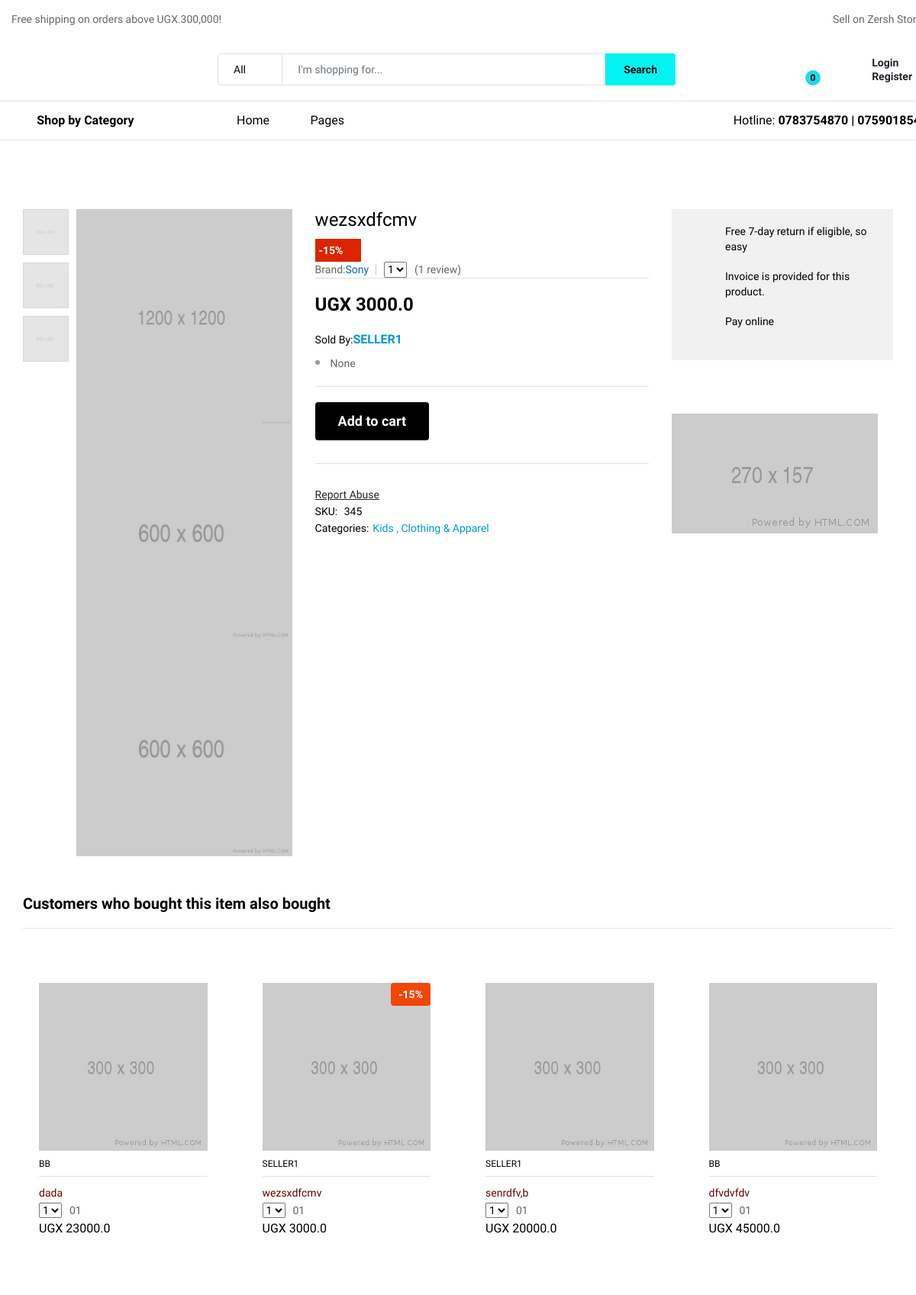
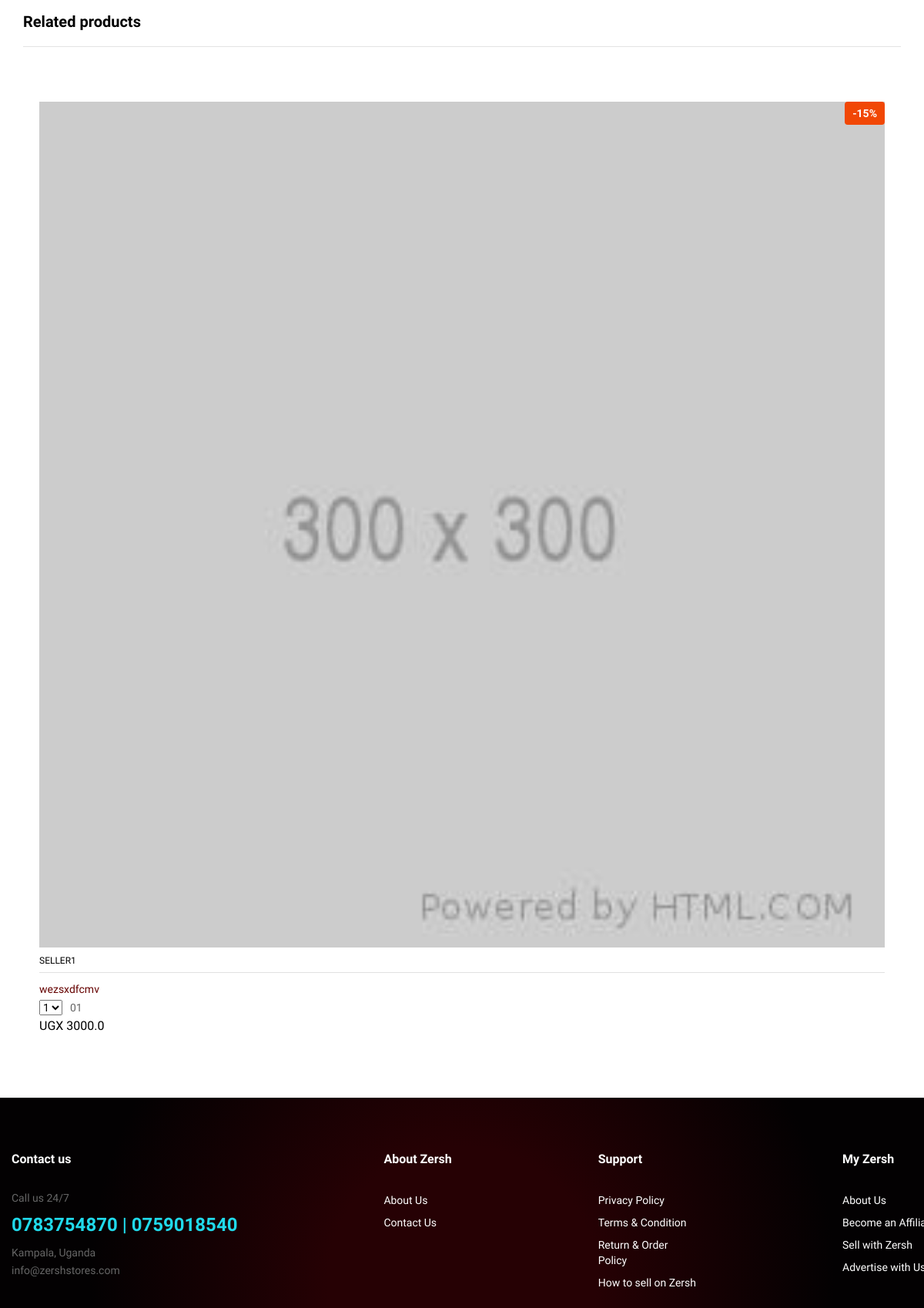
/store/product/2/ (upper part), run on the app's committed database (2 pictures, top to bottom).
### store/models.py (models this page shows, shortened)
class Product(models.Model):
    name = models.CharField(max_length=120)
    price = models.FloatField()
    image_182x182 = models.ImageField(upload_to='pdt_imgs/')
    image_1200x1200 = models.ImageField(upload_to='pdt_imgs/alt_imgs/')
    image_600x600 = models.ImageField(upload_to='pdt_imgs/alt_imgs/')
    image_600x600_2 = models.ImageField(upload_to='pdt_imgs/alt_imgs/')
    image_300x300 = models.ImageField(upload_to='pdt_imgs/alt_imgs/')
    img_array = [image_1200x1200, image_600x600, image_600x600_2]
    sku = models.IntegerField()
    available = models.BooleanField(default=True)
    discount = models.IntegerField(default = 0)
    description = models.CharField(max_length=120, blank=True, null=True)
    brand = models.CharField(max_length=120, blank=True, null=True)
    category = models.ForeignKey(SubCategory, on_delete=models.CASCADE)
    seller = models.ForeignKey(Seller, on_delete=models.CASCADE)

class SubCategory(models.Model):
    name = models.CharField(max_length=200)
    description = models.CharField(max_length=300)
    category = models.ForeignKey(Category, on_delete=models.CASCADE)
    def __str__(self):
        return self.name

class Category(models.Model):
    name = models.CharField(max_length=120)
    image_263x629 = models.ImageField(upload_to='cat_imgs')
    image_263x629_2 = models.ImageField(upload_to='cat_imgs')
    image_263x629_3 = models.ImageField(upload_to='cat_imgs')
    img_array = [image_263x629, image_263x629_2, image_263x629_3]
    description = models.CharField(max_length=250)
    def __str__(self):
        return self.name

### user/models.py (models this page shows)
class Seller(models.Model):
    user = models.ForeignKey(CustomUser, on_delete=models.CASCADE, blank=True, null=True)
    store_name = models.CharField(max_length=120)
    address = models.CharField(max_length=180)
    phone = models.IntegerField(blank=True, null=True)
    email = models.CharField( max_length=180, blank=True, null=True )
    def __str__(self):
        return self.store_name

### store/views.py (the view)
# urls.py: path('product/<int:pk>/', ProductDetailView.as_view(), name='pdt_detail'),
class ProductDetailView( DetailView):
    model = Product
    template_name = 'product_detail.html'
    def get_context_data(self, *args, **kwargs):
        context = super(ProductDetailView, self).get_context_data( **kwargs)
        context['products'] = Product.objects.all().order_by('?')[:6]
        context['productss'] = Product.objects.all().order_by('?')[:9]
        context['pdts'] = Product.objects.all().order_by('?')[:3]
        return context

### pages/templatetags/cart_template_tags.py (called while the page is built)
@register.filter
def cart_item_counter(user):
    if user.is_authenticated:
        qs = Order.objects.filter(customer=user, complete=False)
        if qs:
            return qs[0].orderitem_set.count()
    return 0

### store/context_processors.py (called while the page is built)
def categories_processor(request):
    categories = Category.objects.all()
    ads = Ad.objects.all()
    return {'cates': categories, 'ads':ads}

### templates/product_detail.html (shortened to what this page needs)
{% extends 'base.html' %}
{% load crispy_forms_tags %}
{% block content %}
<div class="ps-page--product">
    <div class="ps-container">
        <div class="ps-page__container">
            <div class="ps-page__left">
                <div class="ps-product--detail ps-product--fullwidth">
                    <div class="ps-product__header">
                        <div class="ps-product__thumbnail" data-vertical="true">
                            <figure>
                                <div class="ps-wrapper">
                                    <div class="ps-product__gallery" data-arrow="true">
                                        <div class="item"><a href="#"><img src="{{ product.image_1200x1200.url }}" alt=""></a></div>
                                        <div class="item"><img src="{{ product.image_600x600.url }}" alt=""></div>
                                        <div class="item"><img src="{{ product.image_600x600_2.url }}" alt=""></div>
                                    </div>
                                </div>
                            </figure>
                            <div class="ps-product__variants" data-item="4" data-md="4" data-sm="4" data-arrow="false">
                                <div class="item"><img src="{{ product.image_1200x1200.url }}" alt=""></div>
                                <div class="item"><img src="{{ product.image_600x600.url }}" alt=""></div>
                                <div class="item"><img src="{{ product.image_600x600_2.url }}" alt=""></div>
                            </div>
                        </div>
                        <div class="ps-product__info">
                            <h1>{{  product.name  }}</h1>
                            {% if product.discount > 0 %}
                            <div class="" style="background-color: #dd2400; color: white; width:60px; height:30px; padding:5px; font-weight:bold">-{{ product.discount }}%</div>
                            {% endif %}
                            <div class="ps-product__meta">
                                <p>Brand:<a href="shop-default.html">Sony</a></p>
                                <div class="ps-product__rating">
                                    <select class="ps-rating" data-read-only="true">
                                        <option value="1">1</option>
                                    </select><span>(1 review)</span>
                                </div>
                            </div>
                            <h4 class="ps-product__price">UGX {{ product.price }}</h4>
                            <div class="ps-product__desc">
                                <p>Sold By:<a href="shop-default.html"><strong>{{ product.seller }}</strong></a></p>
                                <ul class="ps-list--dot">
                                    <li> {{  product.description  }}</li>
                                </ul>
                            </div>
                            <div class="ps-product__shopping">
                                <a class="ps-btn ps-btn--black" href="{% url 'add-to-cart' product.id %}">Add to cart</a>
                            </div>
                            <div class="ps-product__specification"><a class="report" href="#">Report Abuse</a>
                                <p><strong>SKU:</strong> {{ product.sku }}</p>
                                <p class="categories"><strong> Categories:</strong><a href="#">{{ product.category }} , {{ product.category.category }}</a></p>
                            </div>
                        </div>
                    </div>
                </div>
            </div>
            <div class="ps-page__right">
                <aside class="widget widget_product widget_features">
                    <p><i class="icon-3d-rotate"></i> Free 7-day return if eligible, so easy</p>
                    <p><i class="icon-receipt"></i> Invoice is provided for this product.</p>
                    <p><i class="icon-credit-card"></i> Pay online </p>
                </aside>
                <aside class="widget widget_sell-on-site">
                </aside>
                <aside class="widget widget_ads"><a href="#"><img src="img/ads/product-ads.png" alt=""></a></aside>
            </div>
        </div>
        <div class="ps-section--default ps-customer-bought">
            <div class="ps-section__header">
                <h3>Customers who bought this item also bought</h3>
            </div>
            <div class="ps-section__content">
                <div class="row">
                    {% for pdt in products %}
                        {% if pdt.category.category == product.category.category %}
                            <div class="col-xl-3 col-lg-3 col-md-4 col-sm-6 col-6 ">
                                <div class="ps-product">
                                    <div class="ps-product__thumbnail"><a href="{% url 'pdt_detail' pdt.id %}"><img src="{{ pdt.image_300x300.url }}" alt=""></a>
                                        {% if pdt.discount > 0 %}
                                            <div class="ps-product__badge">-{{ pdt.discount }}%</div>
                                        {% endif %}
                                    </div>
                                    <div class="ps-product__container"><a class="ps-product__vendor" href="#">{{ pdt.seller }}</a>
                                        <div class="ps-product__content"><a class="ps-product__title" href="product-default.html">{{ pdt.name }}</a>
                                            <div class="ps-product__rating">
                                                <select class="ps-rating" data-read-only="true">
                                                    <option value="1">1</option>
                                                </select><span>01</span>
                                            </div>
                                            <p class="ps-product__price">UGX {{ pdt.price }}</p>
                                        </div>
                                    </div>
                                </div>
                            </div>
                        {% endif %}
                    {% endfor %}
                </div>
            </div>
        </div>
        <div class="ps-section--default">
            <div class="ps-section__header">
                <h3>Related products</h3>
            </div>
            <div class="ps-section__content">
                <div class="ps-carousel--nav owl-slider" data-owl-auto="true" data-owl-loop="true" data-owl-speed="10000" data-owl-gap="30" data-owl-nav="true" data-owl-dots="true" data-owl-item="6" data-owl-item-xs="2" data-owl-item-sm="2" data-owl-item-md="3" data-owl-item-lg="4" data-owl-item-xl="5" data-owl-duration="1000" data-owl-mousedrag="on">
                    {% for pdt in productss %}
                        {% if pdt.category == product.category %}
                            <div class="ps-product">
                                <div class="ps-product__thumbnail"><a href="{% url 'pdt_detail' pdt.id %}"><img src="{{ pdt.image_300x300.url }}" alt=""></a>
                                    {% if pdt.discount > 0 %}
                                        <div class="ps-product__badge">-{{ pdt.discount }}%</div>
                                    {% endif %}
                                </div>
                                <div class="ps-product__container"><a class="ps-product__vendor" href="#">{{ pdt.seller }}</a>
                                    <div class="ps-product__content"><a class="ps-product__title" href="product-default.html">{{ pdt.name }}</a>
                                        <div class="ps-product__rating">
                                            <select class="ps-rating" data-read-only="true">
                                                <option value="1">1</option>
                                            </select><span>01</span>
                                        </div>
                                        <p class="ps-product__price">UGX {{ pdt.price }}</p>
                                    </div>
                                </div>
                            </div>
                        {% endif %}
                    {% endfor %}
                </div>
            </div>
        </div>
    </div>
</div>
{% endblock content %}

### data on the page
Product: image_1200x1200 (picture), image_600x600 (picture), image_600x600_2 (picture), name "wezsxdfcmv", discount "15", price "3000.0", seller "SELLER1", description "None", sku "345", category "Kids", category.category "Clothing & Apparel", image_300x300 (picture)
Product: image_300x300 (picture), seller "BB", name "dada", price "23000.0"
Product: image_300x300 (picture), seller "SELLER1", name "senrdfv,b", price "20000.0"
Product: image_300x300 (picture), seller "BB", name "dfvdvfdv", price "45000.0"

### other printed values
{{ request.user|cart_item_counter }} "0"
